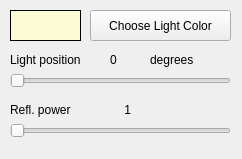
<?xml version="1.0" encoding="UTF-8"?>
<ui version="4.0">
 <class>LightSourceListItem</class>
 <widget class="QWidget" name="LightSourceListItem">
  <property name="geometry">
   <rect>
    <x>0</x>
    <y>0</y>
    <width>242</width>
    <height>159</height>
   </rect>
  </property>
  <property name="windowTitle">
   <string>Form</string>
  </property>
  <widget class="QLabel" name="lightColorLabel">
   <property name="geometry">
    <rect>
     <x>10</x>
     <y>10</y>
     <width>71</width>
     <height>31</height>
    </rect>
   </property>
   <property name="styleSheet">
    <string notr="true">background-color: rgb(253, 251, 211);
border: 1px solid black;</string>
   </property>
   <property name="text">
    <string/>
   </property>
  </widget>
  <widget class="QPushButton" name="choseLightColorButton">
   <property name="geometry">
    <rect>
     <x>90</x>
     <y>10</y>
     <width>141</width>
     <height>31</height>
    </rect>
   </property>
   <property name="focusPolicy">
    <enum>Qt::NoFocus</enum>
   </property>
   <property name="text">
    <string>Choose Light Color</string>
   </property>
  </widget>
  <widget class="QLabel" name="label_2">
   <property name="geometry">
    <rect>
     <x>10</x>
     <y>50</y>
     <width>101</width>
     <height>20</height>
    </rect>
   </property>
   <property name="text">
    <string>Light position</string>
   </property>
  </widget>
  <widget class="QLabel" name="label_3">
   <property name="geometry">
    <rect>
     <x>150</x>
     <y>50</y>
     <width>63</width>
     <height>20</height>
    </rect>
   </property>
   <property name="text">
    <string>degrees</string>
   </property>
  </widget>
  <widget class="QLabel" name="lightItemDegreeValue">
   <property name="geometry">
    <rect>
     <x>110</x>
     <y>50</y>
     <width>31</width>
     <height>20</height>
    </rect>
   </property>
   <property name="text">
    <string>0</string>
   </property>
  </widget>
  <widget class="QSlider" name="lightItemDegreeSlider">
   <property name="geometry">
    <rect>
     <x>10</x>
     <y>70</y>
     <width>221</width>
     <height>22</height>
    </rect>
   </property>
   <property name="focusPolicy">
    <enum>Qt::NoFocus</enum>
   </property>
   <property name="maximum">
    <number>360</number>
   </property>
   <property name="orientation">
    <enum>Qt::Horizontal</enum>
   </property>
  </widget>
  <widget class="QLabel" name="label_4">
   <property name="geometry">
    <rect>
     <x>10</x>
     <y>100</y>
     <width>81</width>
     <height>20</height>
    </rect>
   </property>
   <property name="text">
    <string>Refl. power</string>
   </property>
  </widget>
  <widget class="QLabel" name="lightItemPowerValue">
   <property name="geometry">
    <rect>
     <x>90</x>
     <y>100</y>
     <width>41</width>
     <height>20</height>
    </rect>
   </property>
   <property name="text">
    <string>1</string>
   </property>
   <property name="alignment">
    <set>Qt::AlignRight|Qt::AlignTrailing|Qt::AlignVCenter</set>
   </property>
  </widget>
  <widget class="QSlider" name="lightItemPowerSlider">
   <property name="geometry">
    <rect>
     <x>10</x>
     <y>120</y>
     <width>221</width>
     <height>22</height>
    </rect>
   </property>
   <property name="focusPolicy">
    <enum>Qt::NoFocus</enum>
   </property>
   <property name="minimum">
    <number>1</number>
   </property>
   <property name="maximum">
    <number>2000</number>
   </property>
   <property name="orientation">
    <enum>Qt::Horizontal</enum>
   </property>
  </widget>
 </widget>
 <resources/>
 <connections/>
</ui>
